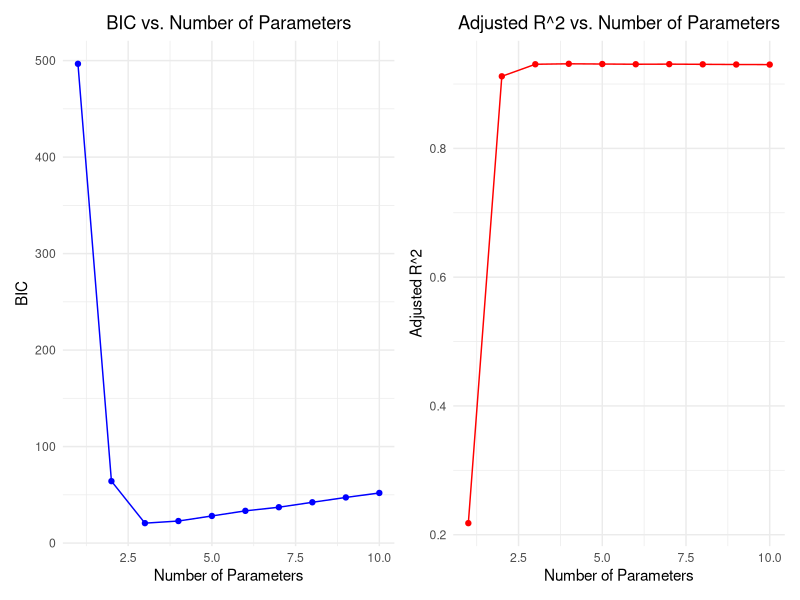
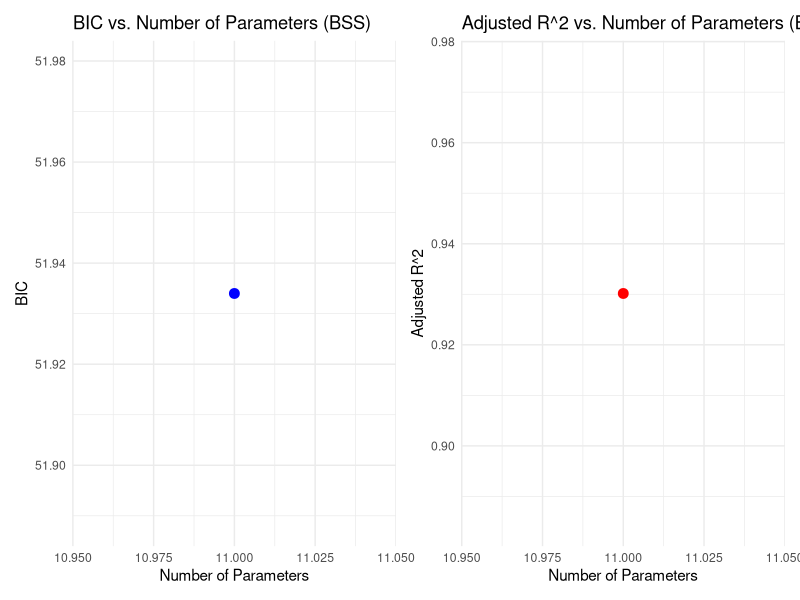

The R source for these figures, in order: (Note: this script raises an error after producing the figures.)
## ---- chunk 1
###Coefficients 
beta_0 <- 3
beta_1 <- 2
beta_2 <- -3
beta_3 <- 0.3

## ---- chunk 2
set.seed(1)
X <- rnorm(200) 
epsilon <- rnorm(200)

# Non-linear relationship
Y <- beta_0 + beta_1 * X + beta_2 * X^2 + beta_3 * X^3 + epsilon

# Create dataframe
quick_df <- data.frame(X, Y)

# View first few rows
head(quick_df)
## ---- chunk 3
quick_df <- data.frame(x=rnorm(200), y=rnorm(200))
my_formula <- "y ~ poly(x, 4)"
model4 <- lm(data = quick_df, my_formula) 
names(model4)
(myAIC <- extractAIC(model4, k=2)) # check the help 

## ---- chunk 4
library(tidyverse)  # For data manipulation and visualization
library(patchwork)



# Store results
models <- list()
bic_values <- c()
adj_r2_values <- c()

# Fit polynomial models from degree 1 to 10
for (i in 1:10) {
  formula <- as.formula(paste("Y ~ poly(X, ", i, ")", sep = ""))
  model <- lm(formula, data = quick_df)
  
  # Save the model
  models[[i]] <- model
  
  # Calculate BIC
  bic_values[i] <- extractAIC(model, k = log(nrow(quick_df)))[2]
  
  # Get adjusted R^2
  adj_r2_values[i] <- summary(model)$adj.r.squared
}

# Create a data frame with the results
results <- data.frame(
  Degree = 1:10,
  BIC = bic_values,
  Adjusted_R2 = adj_r2_values
)

# Display the results
print(results)

# Plot BIC vs. Number of Parameters
a<-ggplot(results, aes(x = Degree, y = BIC)) +
  geom_line(color = "blue") +
  geom_point(color = "blue") +
  labs(title = "BIC vs. Number of Parameters",
       x = "Number of Parameters",
       y = "BIC") +
  theme_minimal() +
  theme(plot.title = element_text(hjust = 0.5))

# Plot Adjusted R^2 vs. Number of Parameters
b<-ggplot(results, aes(x = Degree, y = Adjusted_R2)) +
  geom_line(color = "red") +
  geom_point(color = "red") +
  labs(title = "Adjusted R^2 vs. Number of Parameters",
       x = "Number of Parameters",
       y = "Adjusted R^2") +
  theme_minimal() +
  theme(plot.title = element_text(hjust = 0.5))

# Combine the plots side by side
combined_plot <- a+b

# Display the combined plot
print(combined_plot)


## ---- chunk 5

library(MASS)

# Fit the full model (including up to X^10)
full_model <- lm(Y ~ poly(X, 10), data = quick_df)
summary(full_model)

# Perform Backward Stepwise Selection using BIC as the criterion
best_model <- stepAIC(full_model, direction = "backward", k = log(nrow(quick_df)))

# Extract BIC and Adjusted R^2 for the best model
best_bic <- extractAIC(best_model, k = log(nrow(quick_df)))[2]
best_adj_r2 <- summary(best_model)$adj.r.squared

# Print the results
cat("Best Model (Backward Selection):\n")
print(summary(best_model))

cat("\nBIC:", best_bic)
cat("\nAdjusted R^2:", best_adj_r2)

# Extract number of parameters
num_params <- length(coef(best_model))

# Create a results dataframe for visualization
results_bss <- data.frame(
  Parameters = num_params,
  BIC = best_bic,
  Adjusted_R2 = best_adj_r2
)

# Load patchwork for combining plots
library(patchwork)

# Plot BIC vs Number of Parameters
plot_bic_bss <- ggplot(results_bss, aes(x = Parameters, y = BIC)) +
  geom_point(color = "blue", size = 3) +
  labs(title = "BIC vs. Number of Parameters (BSS)",
       x = "Number of Parameters",
       y = "BIC") +
  theme_minimal()

# Plot Adjusted R^2 vs Number of Parameters
plot_adj_r2_bss <- ggplot(results_bss, aes(x = Parameters, y = Adjusted_R2)) +
  geom_point(color = "red", size = 3) +
  labs(title = "Adjusted R^2 vs. Number of Parameters (BSS)",
       x = "Number of Parameters",
       y = "Adjusted R^2") +
  theme_minimal()

# Combine the plots
plot_bic_bss + plot_adj_r2_bss



## ---- chunk 6

# Load necessary packages
library(MASS)  # For stepAIC()
library(ggplot2)  # For visualization

# Fit models with increasing polynomial terms
models_3 <- list()
max_degree <- 5  # Adjust as needed

for (d in 1:max_degree) {
  formulas <- as.formula(paste("Y ~ poly(X,", d, ")", sep = ""))
  models_3[[d]] <- lm(formulas, data = quick_df)
}

# Here we already have all of the different possible models

# Start with the most complex model
full_model <- models_3[[max_degree]]  

# Perform stepwise selection and track models along the way
stepwise_path <- list()
stepwise_BIC <- c()

step_model <- full_model  # Start with full model
step_num <- 1

repeat {
  # Store current model
  stepwise_path[[step_num]] <- step_model
  stepwise_BIC[step_num] <- BIC(step_model)
  
  # Try the next step
  next_model <- update(step_model, . ~ . - (tail(names(coef(step_model)), 1)))  # Drop last term
  next_BIC <- BIC(next_model)
  
  # If BIC increases, stop
  if (next_BIC > stepwise_BIC[step_num]) break
  
  # Move to next step
  step_model <- next_model
  step_num <- step_num + 1
}

# Create a dataframe for plotting
plot_data <- data.frame(
  Num_Parameters = sapply(stepwise_path, function(m) length(coef(m))),
  BIC = stepwise_BIC
)

# Plot
ggplot(plot_data, aes(x = Num_Parameters, y = BIC)) +
  geom_point() +
  geom_line() +
  theme_minimal() +
  labs(title = "Model Selection using BIC",
       x = "Number of Parameters",
       y = "BIC")
## ---- chunk 7

### Q4: Simulation for Model Selection Accuracy
correct_selections <- 0
num_simulations <- 100

for (sim in 1:num_simulations) {
  X_sim <- rnorm(n, mean = 0, sd = sqrt(5))
  epsilon_sim <- rnorm(n, mean = 0, sd = 1)
  Y_sim <- beta_0 + beta_1 * X_sim + beta_2 * X_sim^2 + beta_3 * X_sim^3 + epsilon_sim
  df_sim <- data.frame(X = X_sim, Y = Y_sim)
  
  bic_values_sim <- c()
  for (i in 1:10) {
    model_sim <- lm(Y ~ poly(X, i), data = df_sim)
    bic_values_sim[i] <- extractAIC(model_sim, k = log(nrow(df_sim)))[2]
  }
  
  best_model_index <- which.min(bic_values_sim)
  if (best_model_index == 3) {
    correct_selections <- correct_selections + 1
  }
}

accuracy <- correct_selections / num_simulations
cat("Accuracy of Model Selection using BIC:", accuracy * 100, "%\n")

## ---- chunk 8
library(MASS)

# Check for missing values
als_data <- na.omit(`ALS_progression_rate.1822x370 - Copy`)

# Ensure all variables have the same number of observations
als_data <- als_data[complete.cases(als_data), ]

# Ensure 'dFRS' is numeric
als_data$dFRS <- as.numeric(as.character(als_data$dFRS))

# Run the model again
full_model <- lm(Y ~ ., data = als_data)

# Perform Forward Selection
forward_model <- stepAIC(lm(Y ~ 1, data = als_data),  
                         scope = formula(full_model),  
                         direction = "forward")

# Print the final selected model
summary(forward_model)


